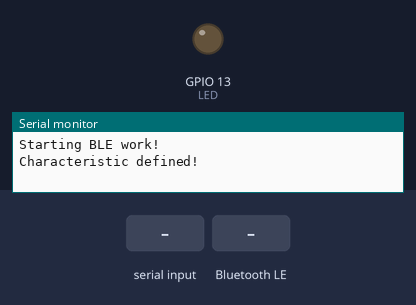
Recording of a sketch running on a simulated ESP32. On the bench: output pins drawn as LEDs (lit = HIGH), the last lines printed to the serial monitor. Inputs (shaded band) come from the test bench. Nothing arrives over Bluetooth unless stated; a phone connects over Bluetooth LE 3 s after start.

Above: at 1.2 s.
1.3 s: "Value 1: \n" received over the second serial link
At 2.5 s:
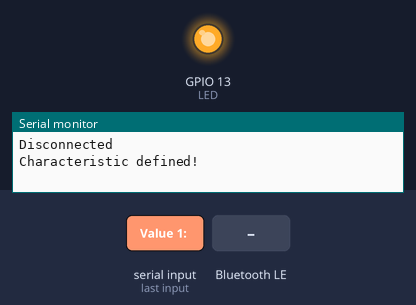
2.8 s: Bluetooth LE write "Value 1:" received
4.3 s: Bluetooth LE write "1" received
5.8 s: "Value 2: \n" received over the second serial link
Timing chart, 0 to 8.3 s (numbered marks = the images above; inputs shaded):
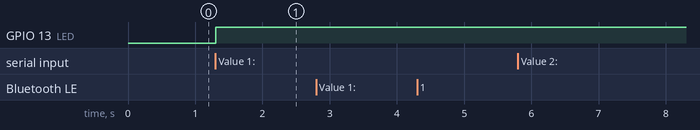

Measured:
- after the input at 1.3 s, GPIO 13 (LED): LOW → HIGH at once

The sketch:

SerialCommReceive.ino
```cpp
#include <HardwareSerial.h>
#include <Wire.h>
#include <BLEDevice.h>
#include <BLEUtils.h>
#include <BLEServer.h>
#include <ArduinoJson.h>

HardwareSerial SerialPort(2); // use UART2


char number  = ' ';
int LED = 13;
char myFloatStr[10];
float myFloat;
String time1;
char txString[12];
float previousValue;
float value1 = 0;


const std::string serviceUUID = "6e400001-b5a3-f393-e0a9-e50e24dcca9e";
const std::string characteristicUUID = "6e400002-b5a3-f393-e0a9-e50e24dcca9e";

BLEServer* pServer = NULL;
BLECharacteristic* pCharacteristic = NULL;

void onConnect(BLEServer* pServer) {
    // Start advertising
    pServer->getAdvertising()->start();
    Serial.println("Connected");
}

void onDisconnect(BLEServer* pServer) {
    // Stop advertising
    pServer->getAdvertising()->stop();
    Serial.println("Disconnected");
    // Restart advertising
    pServer->getAdvertising()->start();
}


class MyCallbacks: public BLECharacteristicCallbacks {
  void onWrite(BLECharacteristic* pCharacteristic) {
    std::string value = pCharacteristic->getValue();
    if (value.length() > 0) {
      Serial.println("*********");
      Serial.print("New value: ");
      for (int i = 0; i < value.length(); i++) {
        Serial.print(value[i]);
      }
      Serial.println();
      Serial.println("*********");

    }
  }
};

StaticJsonDocument<200> json;
char buffer[400];


void setup()
{
    Serial.begin(115200);
  SerialPort.begin(15200, SERIAL_8N1, 16, 17);
  pinMode(LED, OUTPUT);
  Serial.println("Starting BLE work!");

   BLEDevice::init("My BLE Server");
  pServer = BLEDevice::createServer();
  BLEService* pService = pServer->createService(serviceUUID);
  pCharacteristic = pService->createCharacteristic(
    characteristicUUID,
    BLECharacteristic::PROPERTY_READ |
    BLECharacteristic::PROPERTY_WRITE |
     BLECharacteristic::PROPERTY_NOTIFY
     //BLECharacteristic::PROPERTY_INDICATE
  );

   BLEDescriptor *pClientCharacteristicConfigDescriptor = new BLEDescriptor((uint16_t)0x2902);
  pCharacteristic->addDescriptor(pClientCharacteristicConfigDescriptor);

  pCharacteristic->setCallbacks(new MyCallbacks());
  pCharacteristic->setValue("0");
  //pCharacteristic->notify();
  pService->start();
  pServer->getAdvertising()->start();
  Serial.println("Characteristic defined!");
}
void loop()
{
  if (SerialPort.available())
  {
    digitalWrite(LED, HIGH);

  String dataReceived = SerialPort.readStringUntil('\n');

    // Parse JSON string to JSON object

    DeserializationError error = deserializeJson(json, dataReceived);
           Serial.println(dataReceived.length());
           Serial.println(dataReceived);


      if (dataReceived.length() < 200 && dataReceived.length() >180) {

        pCharacteristic->notify(); // Notify the new value

//            Serial.print("Value 1: ");
//  Serial.println(txString);
//      Serial.print("Value 2: ");
//      Serial.println(value2);
//       Serial.println(value1);
      }
//      else{
////        Serial.print("Value 1: ");
////  Serial.println(txString);
////      Serial.print("Value 2: ");
////      Serial.println(value2);
////       Serial.println(value1);
//
//      }

   Serial.print("Devices Connected:");
  Serial.print(pServer->getConnectedCount() > 0);
  if (pServer->getConnectedCount() > 0) {


        //temperature = my_sensor.readTemperature();
        serializeJson(json, buffer);
      //  dtostrf( value1, 1, 2, txString);
    //    temperature = temperature + 1.00;
      //  dtostrf(temperature, 1, 2, txString);
      //  pCharacteristic->setValue(txString);
      pCharacteristic->setValue(buffer);

        pCharacteristic->notify();

    } else {

      Serial.println("No device connected and looking for one");
            // Stop advertising
            pServer->getAdvertising()->stop();
            Serial.println("Disconnected");

            // Restart advertising

            //pService->start();
            pServer->getAdvertising()->start();
            Serial.println("Characteristic defined!");

        //delay(5000);
    }
  // You can send data to the React Native application
  // by writing to the characteristic


//  Serial.println(floatValue1);
//
//      Serial.print("Value 1: ");
//      Serial.println(value1);
//      Serial.print("Value 2: ");
//      Serial.println(value2);

}
delay(100);
}
```
